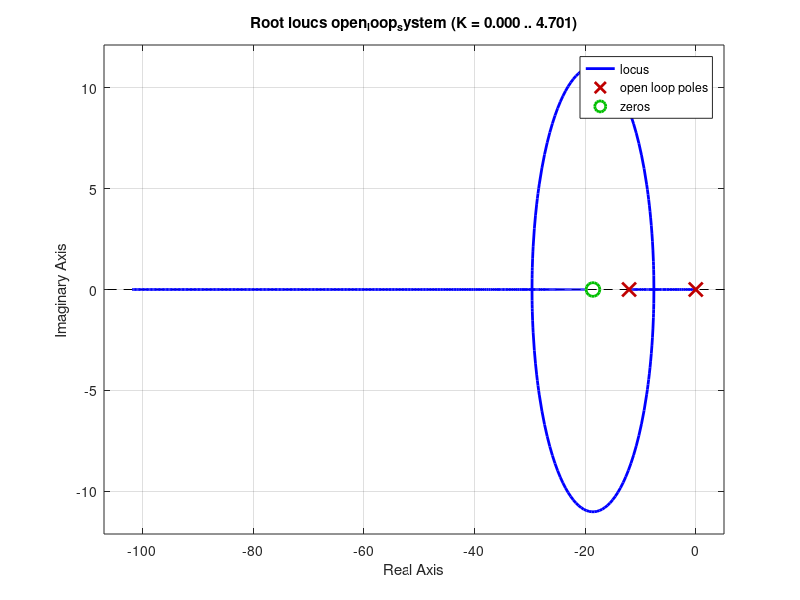
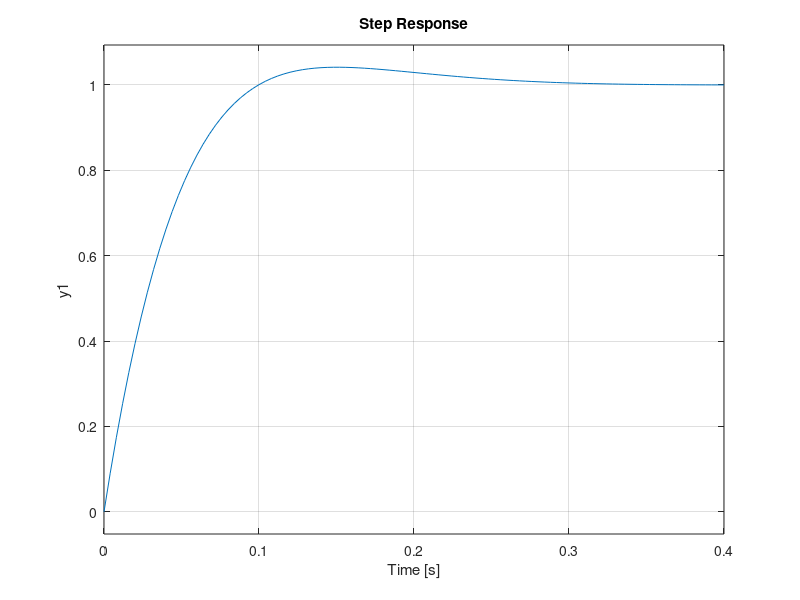

Write MATLAB code to recreate these figures, in order. (Note: this script raises an error after producing the figures.)
% Fuzzy Systems 2021 - FLC - DC Motor 7
% Evripidis Baltzis - 8196

%% Clear workspace before initializing
clear all;
close all;
warning('off','all');

%% Design linear controller according to desired specifications and simulate results 
% DC motor's transfer function
num_dc = 18.69;
den_dc = [1 12.064];
h_dc = tf(num_dc, den_dc);

% Controller's transfer function
num_controller = [1.25 23.2354];
den_controller = [1 0];
h_controller = tf(num_controller, den_controller);

% Transfer function of the open loop system
open_loop_system = series(h_dc, h_controller);

% Root locus plot for the open loop system
figure;
rlocus(open_loop_system)

% Transfer function of the closed loop system
K = 1;
open_loop_system = K * open_loop_system; % We have chosen K
sys_closed_loop = feedback(open_loop_system, 1, -1);

% Step response plot of the closed loop system
figure;
step(sys_closed_loop);

% Information about useful variables of the step response to varify that
% all desired specifications are met
info = stepinfo(sys_closed_loop)
% info.RiseTime
% info.Overshoot

%% Design fuzzy logic PI controller according to the above met criteria and simulate results
time = (0:0.01:3);
clear controller
controller = fuzzy_PI_controller();

% Input membership functions plots
figure;
plotmf(controller, 'input' , 1);
title('Membership Function of E');

figure;
plotmf(controller, 'input' , 2);
hl = title('Membership Function of $\dot{E}$');
set(hl, 'Interpreter', 'latex');

% Output membership function plot
figure;
plotmf(controller, 'output' , 1);
hl = title('Membership Function of $\dot{U}$');
set(hl, 'Interpreter', 'latex');

% Add rules to fuzzy controller
rules = rules_fuzzy_PI_controller();
controller = addrule(controller, rules);

% Steady state matrices
[A,B,C,D] = tf2ss(num_dc, den_dc);

u = 150*ones(length(time),1);
y = lsim(sys_closed_loop, u, time);

% Set initial values
ke = 1;
a = 0.05383;
kd = a*ke;
k1 = 23.2213;

initialvector = 0;
y_fuz = numerical_solution(time,initialvector,A,B,C,controller,ke,kd,k1,@sample_input);

% Plotting
figure;
plot(time, [y y_fuz]);
legend('Classic controller', 'Fuzzy controller');
title('Classic PI vs Fuzzy PI controller');
xlabel('Time');

% Set correction values
ke = 1.5;
a = 0.045;
kd = a*ke;
k1 = 26;

initialvector = 0; %[0;0]
y_fuz = numerical_solution(time,initialvector,A,B,C,controller,ke,kd,k1,@sample_input);

% Plot comparison figures
figure;
plot(time, [y y_fuz]);
legend('Classic controller', 'Fuzzy controller');
title('Classic PI vs Fuzzy PI controller');
xlabel('Time');

ruleview(controller);
 
%% 3D rule base surface generation
figure;
gensurf(controller)
title('3D output surface of the fuzzy PI controller');

%% Response to different scenario signals
time = (0:0.01:30);

%% Scenario 1
input_scenario1 = scenario1_linear(time);
linearOutput_scenario1 = lsim(sys_closed_loop, input_scenario1, time);
fuzzyOutput_scenario1 = math_solution(time,initialvector,A,B,C,controller,ke,kd,k1,@scenario1_discrete);

% Set correction values for scenario 1
ke = 30;
a = 0.02;
kd = a*ke;
k1 = 11;

correctedFuzzyOutput_scenario1 = math_solution(time,initialvector,A,B,C,controller,ke,kd,k1,@scenario1_linear);

figure;
plot(time, input_scenario1(:), 'b',time, linearOutput_scenario1(:), 'g');
legend('Reference signal', 'Classic controller');
title('Classic controller response');

figure;
plot(time, input_scenario1(:), 'b',time, fuzzyOutput_scenario1(:),'r');
legend('Reference signal', 'Fuzzy controller');
title('Fuzzy controller response');

figure;
plot(time, input_scenario1(:), 'b', time, correctedFuzzyOutput_scenario1(:),'c-.');
legend('Reference signal', 'Fuzzy Controller after correction');
title('corrected Fuzzy controller response');

figure;
plot(time, input_scenario1(:), 'b',time, linearOutput_scenario1(:), 'g', time, fuzzyOutput_scenario1(:),'r', time, correctedFuzzyOutput_scenario1(:),'c-.');
legend('Reference signal', 'Classic controller', 'Fuzzy controller', 'Fuzzy Controller after correction');
title('Classic vs Fuzzy vs corrected Fuzzy controller');


%% Scenario 2
input_scenario2 = scenario2_linear(time);
linearOutput_scenario2 = lsim(sys_closed_loop, input_scenario2, time);
fuzzyOutput_scenario2 = math_solution(time,initialvector,A,B,C,controller,ke,kd,k1,@scenario2_discrete);

% Set correction values for scenario 2
ke = 100;
a = 0.001;
kd = a*ke;
k1 = 1;

correctedFuzzyOutput_scenario2 = math_solution(time,initialvector,A,B,C,controller,ke,kd,k1,@scenario2_discrete);

figure;
plot(time, input_scenario2(:), 'b',time, linearOutput_scenario2(:), 'g');
legend('Reference signal', 'Classic controller');
title('Classic controller response');

figure;
plot(time, input_scenario2(:), 'b',time, fuzzyOutput_scenario2(:),'r');
legend('Reference signal', 'Fuzzy controller');
title('Fuzzy controller response');

figure;
plot(time, input_scenario2(:), 'b', time, correctedFuzzyOutput_scenario2(:),'c-.');
legend('Reference signal', 'Fuzzy Controller after correction');
title('corrected Fuzzy controller response');

figure;
plot(time, input_scenario2(:), 'b',time, linearOutput_scenario2(:), 'g', time, fuzzyOutput_scenario2(:),'r', time, correctedFuzzyOutput_scenario2(:),'c-.');
legend('Reference signal', 'Classic controller', 'Fuzzy controller','Fuzzy Controller after correction');
title('Classic vs Fuzzy vs corrected Fuzzy controller');